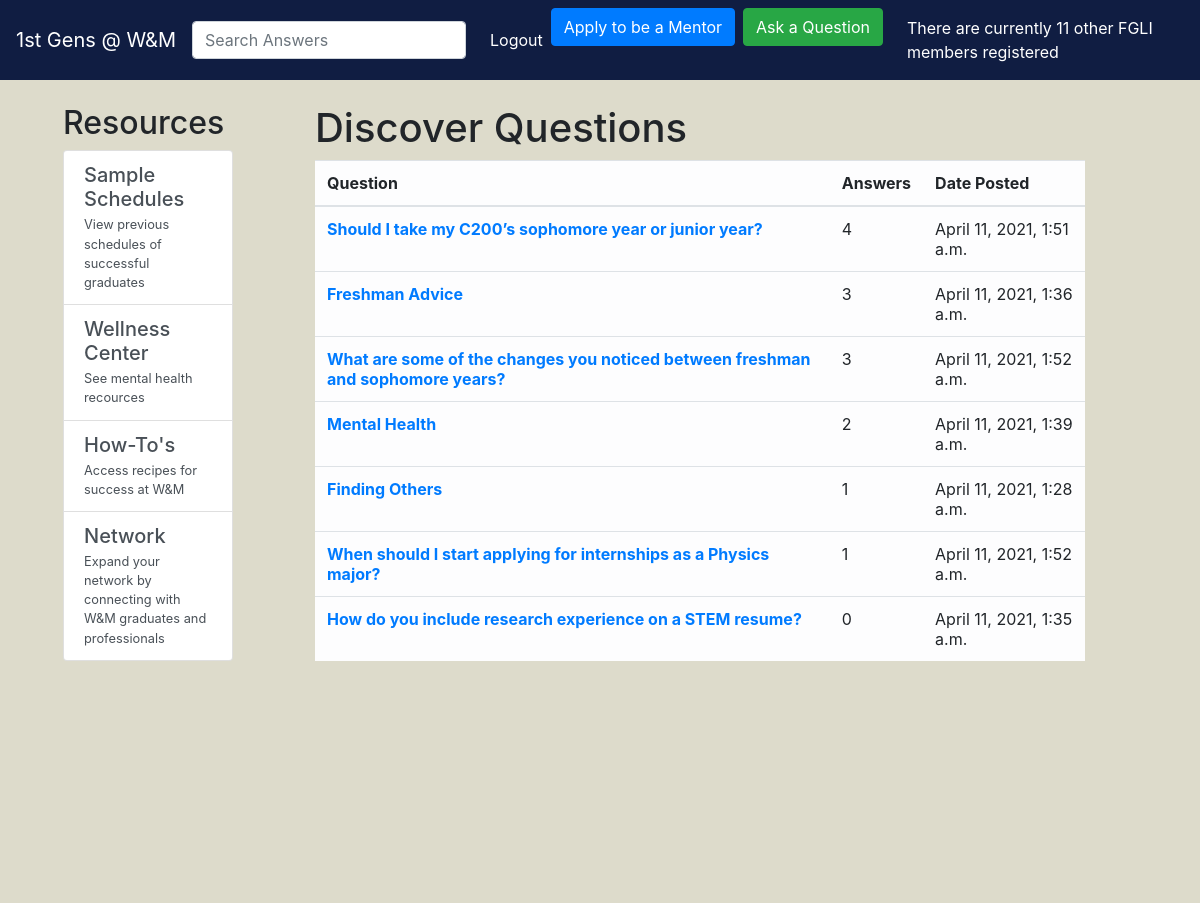
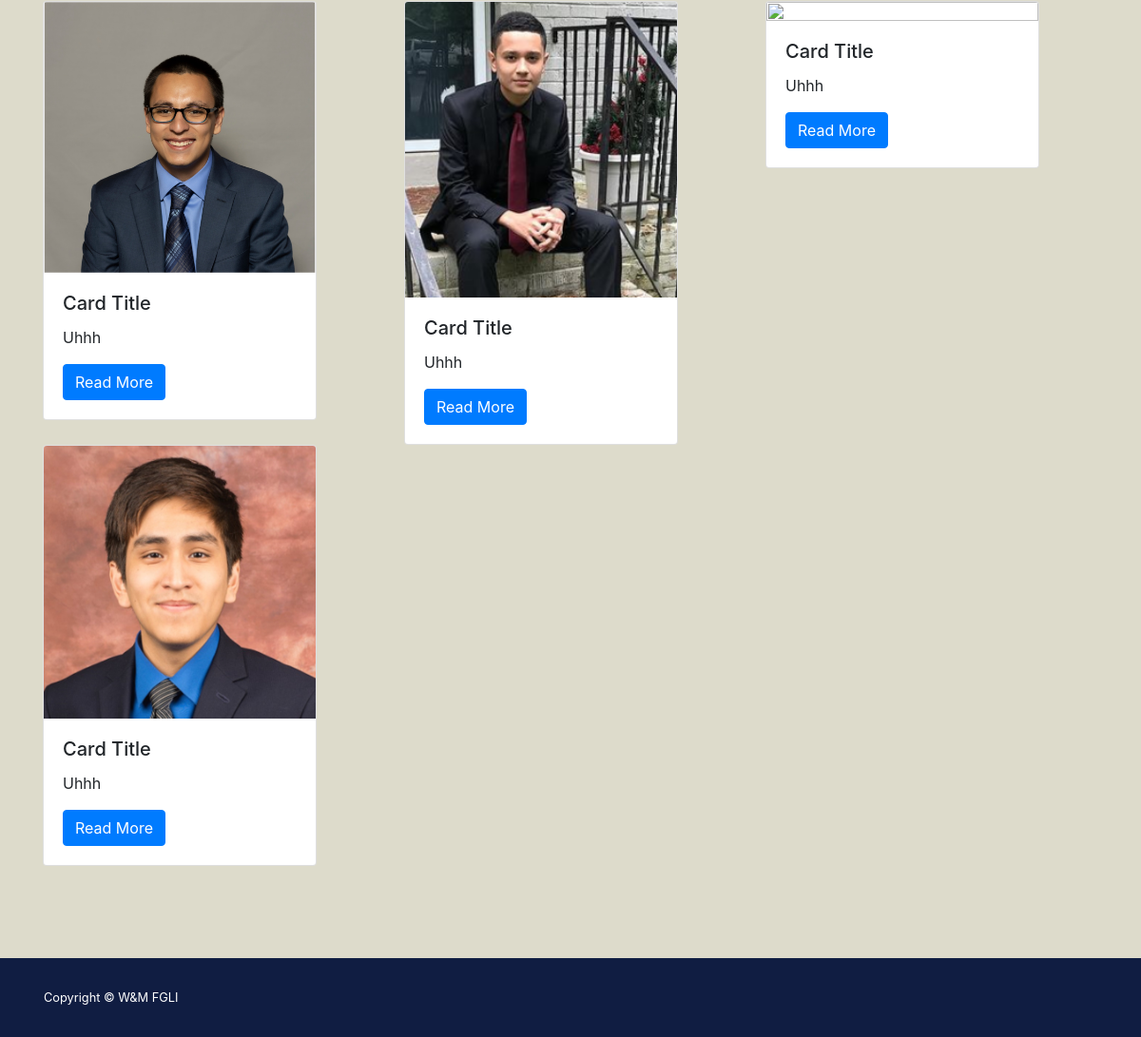
/network/ (signed in), run on the app's committed database (2 pictures, top to bottom).
### network/models.py (models this page shows, shortened)
class Question(models.Model):
    user = models.ForeignKey(User, on_delete=models.CASCADE, related_name='questions', null=True)
    title = models.CharField(max_length=100, null=True)
    category = models.CharField(max_length=50, null=True)
    question = models.CharField(max_length=10000, null=False, default="Sample question")
    datetime = models.DateTimeField(auto_now=True)
    answers_tot = models.IntegerField(default=0)

### network/views.py (the view)
# urls.py: path('network/', include('network.urls'), name='network'),
def network(request):
	all_questions = Question.objects.filter().order_by('-answers_tot')
	context = {'all_questions': all_questions}
	return render(request, 'network/network.html',context)

### network/templatetags/tt.py (called while the page is built)
@register.filter(name='usercount')
def usercount(req):
    ct = User.objects.filter()
    return ct.count()

### network/templates/network/network.html
{% extends "network/basic.html" %}
{% block content %}
{% load static %}
	<div style="min-height: 100%; position: relative;">
		<div class="col-md-8" style="position: absolute; top: 0; bottom: 0; left: 4%;">
			<section>
				<div class="row">
					<div class="col-md-3">
						<h2>Resources</h2>
						<div class="list-group">
							<a class="list-group-item list-group-item-action" href="#">
								<div class="justify-content-between">
									<h5 class="mb-1">Sample Schedules</h5>
									<small>View previous schedules of successful graduates</small>
								</div>
							</a>
							<a class="list-group-item list-group-item-action" href="#">
								<div class="justify-content-between">
									<h5 class="mb-1">Wellness Center</h5>
									<small>See mental health recources</small>
								</div>
							</a>
							<a class="list-group-item list-group-item-action" href="#">
								<div class="justify-content-between">
									<h5 class="mb-1">How-To's</h5>
									<small>Access recipes for success at W&M</small>
								</div>
							</a>
							<a class="list-group-item list-group-item-action" href="#">
								<div class="justify-content-between">
									<h5 class="mb-1">Network</h5>
									<small>Expand your network by connecting with W&M graduates and professionals</small>
								</div>
							</a>
					</div>
				</div>
			</section>
		</div>
		<div class="col-md-8" style="position: absolute; top: 0; bottom: 0; left: 25%">
			<section>
				<h1>Discover Questions</h1>
				<table class="table table-hover table-light">
					<thead>
						<tr>
							<th scope="col">Question</th>
							<th scope="col">Answers</th>
							<th scope="col">Date Posted</th>
						</tr>
					</thead>
					<tbody>
						{% for question in all_questions %}
						<tr>
							<th scope="row"><a href="/network/{{ question.id }}">{{ question.title }}</a></th>
							<td>{{ question.answers_tot }}</td>
							<td>{{ question.datetime }}</td>
						</tr>
						{% endfor %}
					</tbody>
				</table>
			</section>
		</div>
	</div>
	<div style="width: 100%;">
		<div class="container" style="margin: 0 auto">
			<div class="row">
				<div class="col">
					<div class="card" style="width: 18rem;">
						<img class="card-img-top" src="{% static 'network/images/_QuirogaD.png' %}">
						<div class="card-body">
							<h5 class="card-title">Card Title</h5>
							<p class="card-text">Uhhh</p>
							<a href="#" class="btn btn-primary">Read More</a>
						</div>
					</div>
				</div>
				<div class="col">
					<div class="card" style="width: 18rem;">
						<img class="card-img-top" src="{% static 'network/images/_DiazJ.png' %}">
						<div class="card-body">
							<h5 class="card-title">Card Title</h5>
							<p class="card-text">Uhhh</p>
							<a href="#" class="btn btn-primary">Read More</a>
						</div>
					</div>
				</div>
				<div class="col">
					<div class="card" style="width: 18rem;">
						<img class="card-img-top" src="{% static 'network/images/_EspnG.JPG' %}">
						<div class="card-body">
							<h5 class="card-title">Card Title</h5>
							<p class="card-text">Uhhh</p>
							<a href="#" class="btn btn-primary">Read More</a>
						</div>
					</div>
				</div>
				<div class="col">
					<div class="card" style="width: 18rem;">
						<img class="card-img-top" src="{% static 'network/images/_MejiaB.png' %}">
						<div class="card-body">
							<h5 class="card-title">Card Title</h5>
							<p class="card-text">Uhhh</p>
							<a href="#" class="btn btn-primary">Read More</a>
						</div>
					</div>
				</div>
			</div>
		</div>
	</div>
{% endblock %}

### data on the page
Question: title "Should I take my C200’s sophomore year or junior year?", answers_tot "4", datetime "April 11, 2021, 1:51 a.m."
Question: title "Freshman Advice", answers_tot "3", datetime "April 11, 2021, 1:36 a.m."
Question: title "What are some of the changes you noticed between freshman and sophomore years?", answers_tot "3", datetime "April 11, 2021, 1:52 a.m."
Question: title "Mental Health", answers_tot "2", datetime "April 11, 2021, 1:39 a.m."
Question: title "Finding Others", answers_tot "1", datetime "April 11, 2021, 1:28 a.m."
Question: title "When should I start applying for internships as a Physics major?", answers_tot "1", datetime "April 11, 2021, 1:52 a.m."
Question: title "How do you include research experience on a STEM resume?", answers_tot "0", datetime "April 11, 2021, 1:35 a.m."

### other printed values
{{ all_questions|usercount }} "11"
